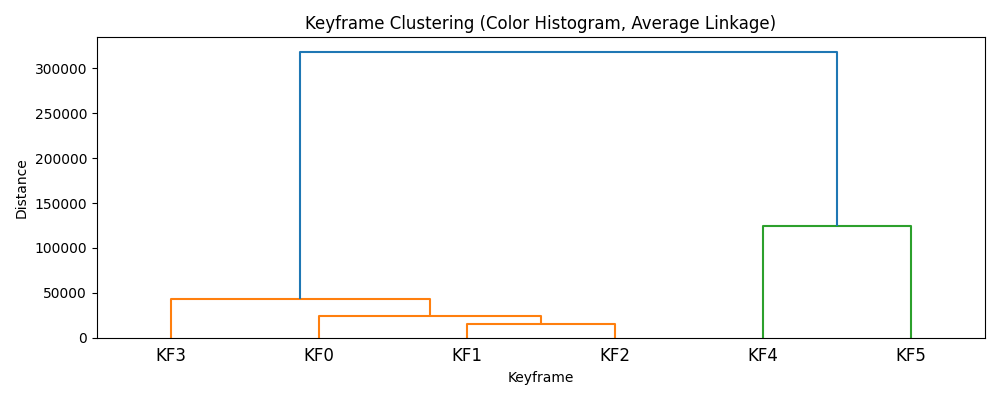

Source code (Python):
import cv2
import cv2
import numpy as np
import matplotlib.pyplot as plt
from scipy.cluster.hierarchy import linkage, dendrogram


# Loading the video
video = cv2.VideoCapture("sample.mp4")

# Checking to see if the video loaded correctly
if not video.isOpened():
    print("Error: Could not open video file.")
else:
    print("Video loaded successfully!")

# Extracting the keyframes 
interval = 60  # extract every 60th frame
frame_index = 0
keyframes = []
histograms = []

while True:
    ret, frame = video.read()
    if not ret:
        break

    if frame_index % interval == 0:
        gray = cv2.cvtColor(frame, cv2.COLOR_BGR2GRAY)
        hist = cv2.calcHist([gray], [0], None, [32], [0, 256])
        histograms.append(hist.flatten())
        keyframes.append(frame)

    frame_index += 1

video.release()

print(f"Extracted {len(keyframes)} keyframes.")


# Clustering using average-linkage 
linked = linkage(histograms, method='average')

# Showing dendrogram 
plt.figure(figsize=(10, 4))
dendrogram(linked, labels=[f"KF{i}" for i in range(len(keyframes))])
plt.title("Keyframe Clustering (Color Histogram, Average Linkage)")
plt.xlabel("Keyframe")
plt.ylabel("Distance")
plt.tight_layout()
plt.show()
